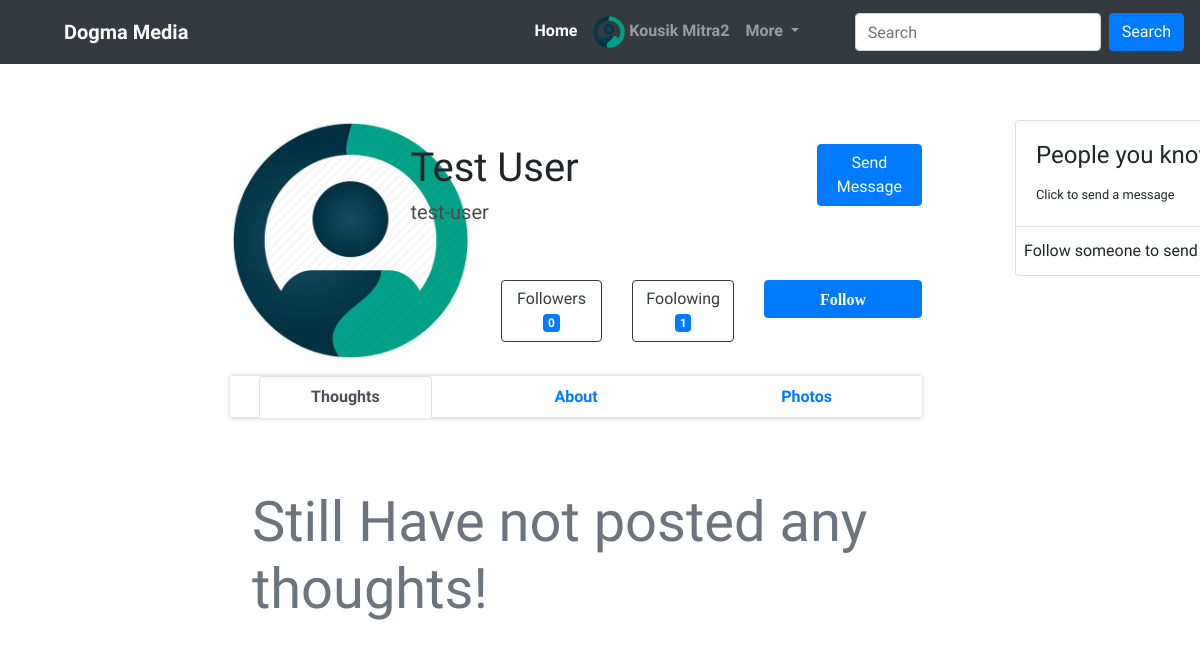
/profile.php?user_id=3 (signed in), run on an earlier commit of the app's database.
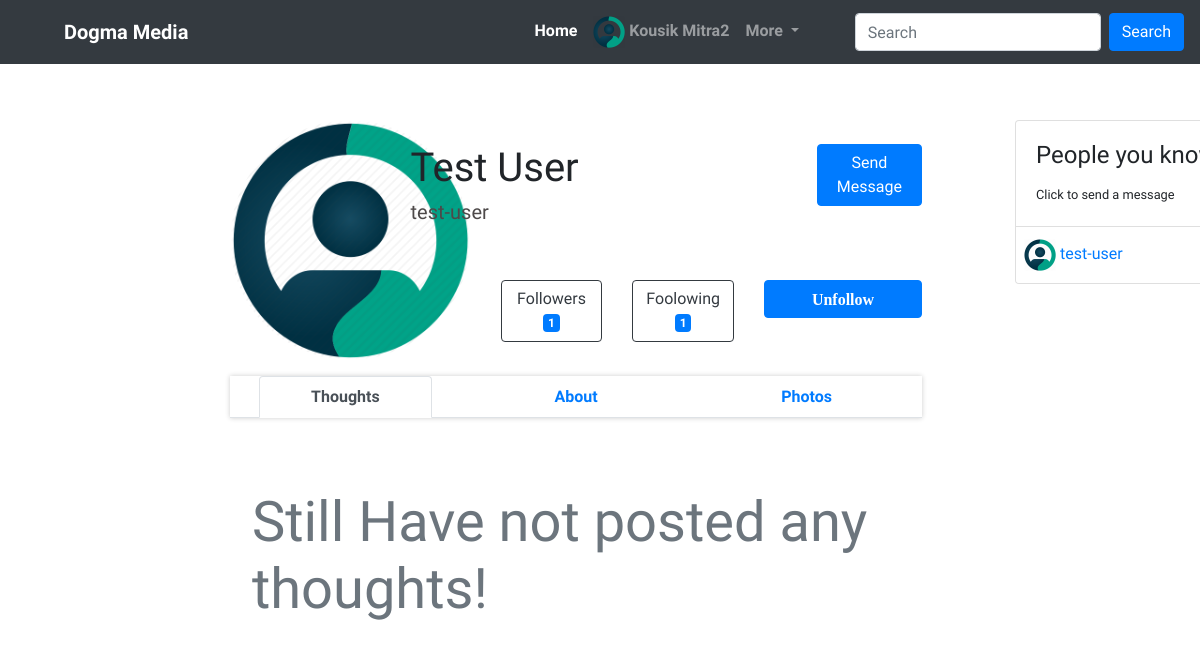
And on a later commit of the database.
### tables this page shows
CREATE TABLE `profiles` (
  `id` int(11) NOT NULL,
  `users_id` int(11) NOT NULL,
  `bio` text DEFAULT NULL,
  `works` varchar(200) DEFAULT NULL,
  `address` text DEFAULT NULL,
  `phone` varchar(10) DEFAULT NULL,
  `dob` date DEFAULT NULL,
  `followers` int(11) NOT NULL DEFAULT 0,
  `following` int(11) NOT NULL DEFAULT 0,
  `profile_photo` text DEFAULT '\'profile-icon.png\''
);

CREATE TABLE `users` (
  `id` int(11) NOT NULL,
  `username` varchar(30) NOT NULL,
  `name` varchar(50) NOT NULL,
  `email` varchar(50) NOT NULL,
  `password` varchar(200) NOT NULL,
  `verified` tinyint(1) NOT NULL DEFAULT 0,
  `reg_time` timestamp NOT NULL DEFAULT current_timestamp()
);

CREATE TABLE `followers` (
  `id` int(11) NOT NULL,
  `users_id` int(11) NOT NULL,
  `follows` int(11) NOT NULL
);

### includes/functions.php (called while the page is built, shortened)
<?php
  function get_dir_url()
  {
    $url = $_SERVER['REQUEST_URI'];
    $parts = explode('/',$url);
    $dir = $_SERVER['SERVER_NAME'];
    for ($i = 0; $i < count($parts) - 1; $i++) {
     $dir .= $parts[$i] . "/";
    }
    return "http://".$dir;
  }
?>

### profile.php (the view, shortened to what the changed rows need)
<?php
require_once "./includes/functions.php";
require_once "./database/dbconnection.php";
if (isset($_GET['user_id'])) {
    $user_id = $_GET['user_id'];
    $sql = "SELECT users.username AS 'USERNAME', users.name AS 'NAME', profiles.profile_photo AS 'PROFILE_PHOTO', profiles.bio AS 'BIO', profiles.works AS 'WORKS', profiles.address AS 'ADDRESS', profiles.followers AS 'FOLLOWERS', profiles.following AS 'FOLLOWING' FROM users, profiles WHERE users.id = profiles.users_id AND users.id = {$user_id};";
    $user_result = $conn->query($sql);
    if ($user_result->num_rows != 1) {
        header('location:./info.php');
    } else {
        $user_info = $user_result->fetch_assoc();
        $username = $user_info['USERNAME'];
        $name = $user_info['NAME'];
        $profile_photo = $user_info['PROFILE_PHOTO'];
        $followers = $user_info['FOLLOWERS'];
        $following = $user_info['FOLLOWING'];
    }
}
?>
<!DOCTYPE html>
<html lang="en">
<head>
    <?php require_once "./includes/links.php"; ?>
    <link rel="stylesheet" href="./css/my_photos.css">
</head>
<body>
    <div class="container-main">
        <div class="main" style="margin-top:15vh;">
            <div class="container-fluid">
                <div class="row">
                    <div class="col-8 offset-2">
                        <div class="container-fluid" style="background:background: rgba(238, 236, 236, 0.705);">
                            <div class="row">
                                <div class="col">
                                    <div class="row">
                                        <div class="col-3 text-center">
                                            <img src="<?php echo get_dir_url() . "profile_images/" . $profile_photo; ?>" alt="" class="profile-photo rounded-circle">
                                        </div>
                                        <div class="col-9">
                                            <div class="row mt-4">
                                                <div class="col-9">
                                                    <div class="row">
                                                        <div class="col">
                                                            <h1 class="full-name w-100"><?php echo $name; ?></h1>
                                                        </div>
                                                    </div>
                                                    <h5 class="user-name"><?php echo $username; ?></h5>
                                                </div>
                                            </div>
                                            <div class="row mt-5">
                                                <div class="col-10">
                                                    <div class="row">
                                                        <div class="col">
                                                            <a href="" class="btn btn-outline-dark w-100">Followers
                                                                <span id="followers" class="badge badge-primary"><?php echo $followers; ?></span>
                                                            </a>
                                                        </div>
                                                        <div class="col">
                                                            <a href="" class="btn btn-outline-dark w-100">Foolowing
                                                                <span id="following" class="badge badge-primary"><?php echo $following; ?></span>
                                                            </a>
                                                        </div>
                                                        <?php
                                                        if ($user_id != $_SESSION['user_id']) {
                                                            ?>
                                                            <div class="col-5">
                                                                <?php
                                                                $sql = "SELECT `users_id`, `follows` FROM `followers` WHERE users_id = {$_SESSION['user_id']} AND follows = {$user_id};";
                                                                $result = $conn->query($sql);
                                                                if ($result->num_rows == 0) {
                                                                    ?>
                                                                    <a id="follow" href="<?php echo $user_id; ?>" class="btn btn-primary w-100 fa font-weight-bold">Follow</a>
                                                                <?php
                                                            } else {
                                                                ?>
                                                                    <a id="follow" href="<?php echo $user_id; ?>" class="btn btn-primary w-100 fa font-weight-bold">Unfollow</a>
                                                                <?php
                                                            } ?>
                                                            </div>
                                                        <?php
                                                    }
                                                    ?>
                                                    </div>
                                                </div>
                                            </div>
                                        </div>
                                    </div>
                                    <div class="row">
                                        <div class="col">
                                            <div class="tab-content tab-page">
                                                <div class="tab-pane active" id="tabs-1" role="tabpanel">
                                                    <?php include "./thoughts.php"; ?>
                                                </div>
                                            </div>
                                        </div>
                                    </div>
                                </div>
                            </div>
                        </div>
                    </div>
                    <div class="col-2">
                        <?php include "./includes/chat-section.php"; ?>
                    </div>
                </div>
            </div>
        </div>
    </div>
</body>
</html>

### includes/chat-section.php (shortened to what the changed rows need)
<div class="known-peoples position-fixed w-100 h-100 ml-5">
                    <div class="card">
                        <ul class="list-group list-group-flush">
                  <?php
                  $sql = "SELECT followers.users_id AS 'USER_ID', followers.follows AS 'FOLLOW_ID', users.username AS 'USERNAME', users.name AS 'NAME', profiles.profile_photo AS 'PROFILE_PHOTO' from followers, users, profiles WHERE followers.follows = users.id AND users.id = profiles.users_id AND followers.users_id= {$_SESSION['user_id']};";
                  $followings = $conn->query($sql);
                  if ($followings->num_rows > 0) {
                    while ($follow = $followings->fetch_assoc()) {
                      ?>
                      <a href="<?php echo "./chat/?sent_to=".$follow['FOLLOW_ID']; ?>"><li class="list-group-item px-2">
                        <img src="<?php echo get_dir_url() . "profile_images/" . $follow['PROFILE_PHOTO'] ?>" class="profile-icon mr-1" alt=""><?php echo $follow['USERNAME'] ?>
                      </li></a>
                    <?php
                  }
                } else {
                  ?>
                    <li class="list-group-item px-2">
                      <p class="">Follow someone to send a message</p>
                    </li>
                  <?php
                }
                ?>
                </ul>
                    </div>
                </div>

What changed in the data, as far as the page shows it:
changed profiles "Test User": followers "0" → "1"
added followers: profiles.profile_photo (picture), follows.username "test-user"
Also different on the page:
text no longer shown: "Follow Follow someone to send…"
text now shown: "Unfollow"
